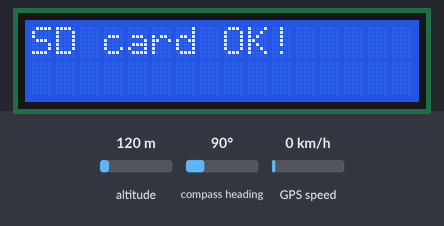
Recording of a sketch running on a simulated ESP8266 (NodeMCU). On the bench: 16×2 character LCD. Inputs (shaded band) come from the test bench; at power-on: altitude 120 m, compass heading 90°, GPS speed 0 km/h. A WiFi scan finds three made-up networks; storage starts empty; the GPS gets a fix after 3 s at 37.7749, -122.4194 with 8 satellites; what the sketch prints to the serial monitor is not drawn.

Above: at 0.1 s.
At 0.7 s:
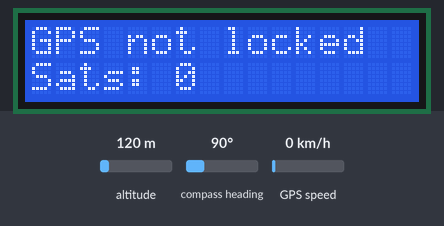

The sketch:

wardriving.ino
```cpp
#include <SD.h>
#include <SPI.h>
#include <Wire.h>
#include <TinyGPS++.h>
#include <SoftwareSerial.h>
#include <LiquidCrystal_I2C.h>
#include "ESP8266WiFi.h"

#define ARDUINO_USD_CS 15 // Pin D8
#define LOG_FILE_PREFIX "gpslog"
#define MAX_LOG_FILES 100
#define LOG_FILE_SUFFIX "csv"
#define LOG_COLUMN_COUNT 11
#define LOG_RATE 500

char logFileName[13];
int totalNetworks = 0;
unsigned long lastLog = 0;

const String wigleHeaderFileFormat = "WigleWifi-1.4,appRelease=2.26,model=Feather,release=0.0.0,device=arduinoWardriving,display=3fea5e7,board=esp8266,brand=Adafruit";
char * log_col_names[LOG_COLUMN_COUNT] = {
  "MAC", "SSID", "AuthMode", "FirstSeen", "Channel", "RSSI", "Latitude", "Longitude", "AltitudeMeters", "AccuracyMeters", "Type"
};

LiquidCrystal_I2C lcd(0x27, 16, 2);
TinyGPSPlus tinyGPS;
SoftwareSerial ss(2,0);

void setup() {
  Serial.begin(115200);
  ss.begin(9600);
  WiFi.mode(WIFI_STA);
  WiFi.disconnect();
  lcd.init();
  lcd.backlight();
  lcd.setCursor(0, 0);
  if (!SD.begin(ARDUINO_USD_CS)) {
    lcd.clear();
    lcd.setCursor(0,0);
    lcd.print("SD card error");
    Serial.println("Error initializing SD card.");
    while(true)
      delay(100);
  }
  lcd.clear();
  lcd.setCursor(0,0);
  lcd.print("SD card OK!");
  Serial.println("SD card OK!");
  delay(500);
  updateFileName();
  printHeader();
}

void loop() {
      if (tinyGPS.location.isValid()) {
        lookForNetworks();
        lcd.clear();
        lcd.setCursor(0, 0);
        lcd.print("Networks: ");
        lcd.print(totalNetworks);
      } else {
        Serial.print("Location invalid. Satellite count: ");
        Serial.println(tinyGPS.satellites.value());
        lcd.clear();
        lcd.setCursor(0, 0);
        lcd.print("GPS not locked");
        lcd.setCursor(0, 1);
        lcd.print("Sats: ");
        lcd.print(tinyGPS.satellites.value());
      }
    smartDelay(LOG_RATE);
}

static void smartDelay(unsigned long ms) {
  unsigned long start = millis();
  do {
    while (ss.available())
      tinyGPS.encode(ss.read());
  } while (millis() - start < ms);
}


void lookForNetworks() {
  int n = WiFi.scanNetworks();
  if (n == 0) {
    Serial.println("No networks found");
    lcd.clear();
    lcd.setCursor(0,0);
    lcd.println("No networks");
  } else {
    for (uint8_t i = 0; i <= n; ++i) {
      if ((isOnFile(WiFi.BSSIDstr(i)) == -1) && (WiFi.channel(i) > 0) && (WiFi.channel(i) < 15)) { //Avoid erroneous channels
        totalNetworks++;
        File logFile = SD.open(logFileName, FILE_WRITE);
        Serial.print("New network found ");
        Serial.println(WiFi.BSSIDstr(i));
        logFile.print(WiFi.BSSIDstr(i));
        logFile.print(',');
        String SSID = WiFi.SSID(i);
        // Commas in SSID brokes the csv file padding
        SSID.replace(",", ".");
        logFile.print(SSID);
        logFile.print(',');
        logFile.print(getEncryption(i));
        logFile.print(',');
        logFile.print(tinyGPS.date.year());
        logFile.print('-');
        logFile.print(tinyGPS.date.month());
        logFile.print('-');
        logFile.print(tinyGPS.date.day());
        logFile.print(' ');
        logFile.print(tinyGPS.time.hour());
        logFile.print(':');
        logFile.print(tinyGPS.time.minute());
        logFile.print(':');
        logFile.print(tinyGPS.time.second());
        logFile.print(',');
        logFile.print(WiFi.channel(i));
        logFile.print(',');
        logFile.print(WiFi.RSSI(i));
        logFile.print(',');
        logFile.print(tinyGPS.location.lat(), 6);
        logFile.print(',');
        logFile.print(tinyGPS.location.lng(), 6);
        logFile.print(',');
        logFile.print(tinyGPS.altitude.meters(), 1);
        logFile.print(',');
        logFile.print((tinyGPS.hdop.value(), 1));
        logFile.print(',');
        logFile.print("WIFI");
        logFile.println();
        logFile.close();
      }
    }
  }
}

String getEncryption(uint8_t network) {
  byte encryption = WiFi.encryptionType(network);
  switch (encryption) {
    case 2:
      return "[WPA-PSK-CCMP+TKIP][ESS]";
    case 5:
      return "[WEP][ESS]";
    case 4:
      return "[WPA2-PSK-CCMP+TKIP][ESS]";
    case 7:
      return "[ESS]";
    case 8:
      return "[WPA-PSK-CCMP+TKIP][WPA2-PSK-CCMP+TKIP][ESS]";
  }
}

int isOnFile(String mac) {
  File netFile = SD.open(logFileName);
  String currentNetwork;
  if (netFile) {
    while (netFile.available()) {
      currentNetwork = netFile.readStringUntil('\n');
      if (currentNetwork.indexOf(mac) != -1) {
        Serial.println("The network was already found");
        netFile.close();
        return currentNetwork.indexOf(mac);
      }
    }
    netFile.close();
    return currentNetwork.indexOf(mac);
  }
}

void printHeader() {
  File logFile = SD.open(logFileName, FILE_WRITE);
  if (logFile) {
    int i = 0;
    // logFile.println(wigleHeaderFileFormat); // comment out to disable Wigle header
    for (; i < LOG_COLUMN_COUNT; i++) {
      logFile.print(log_col_names[i]);
      if (i < LOG_COLUMN_COUNT - 1)
        logFile.print(',');
      else
        logFile.println();
    }
    logFile.close();
  }
}

void updateFileName() {
  int i = 0;
  for (; i < MAX_LOG_FILES; i++) {
    memset(logFileName, 0, strlen(logFileName));
    sprintf(logFileName, "%s%d.%s", LOG_FILE_PREFIX, i, LOG_FILE_SUFFIX);
    if (!SD.exists(logFileName)) {
      break;
    } else {
      Serial.print(logFileName);
      Serial.println(" exists");
    }
  }
  Serial.print("File name: ");
  Serial.println(logFileName);
}
```
